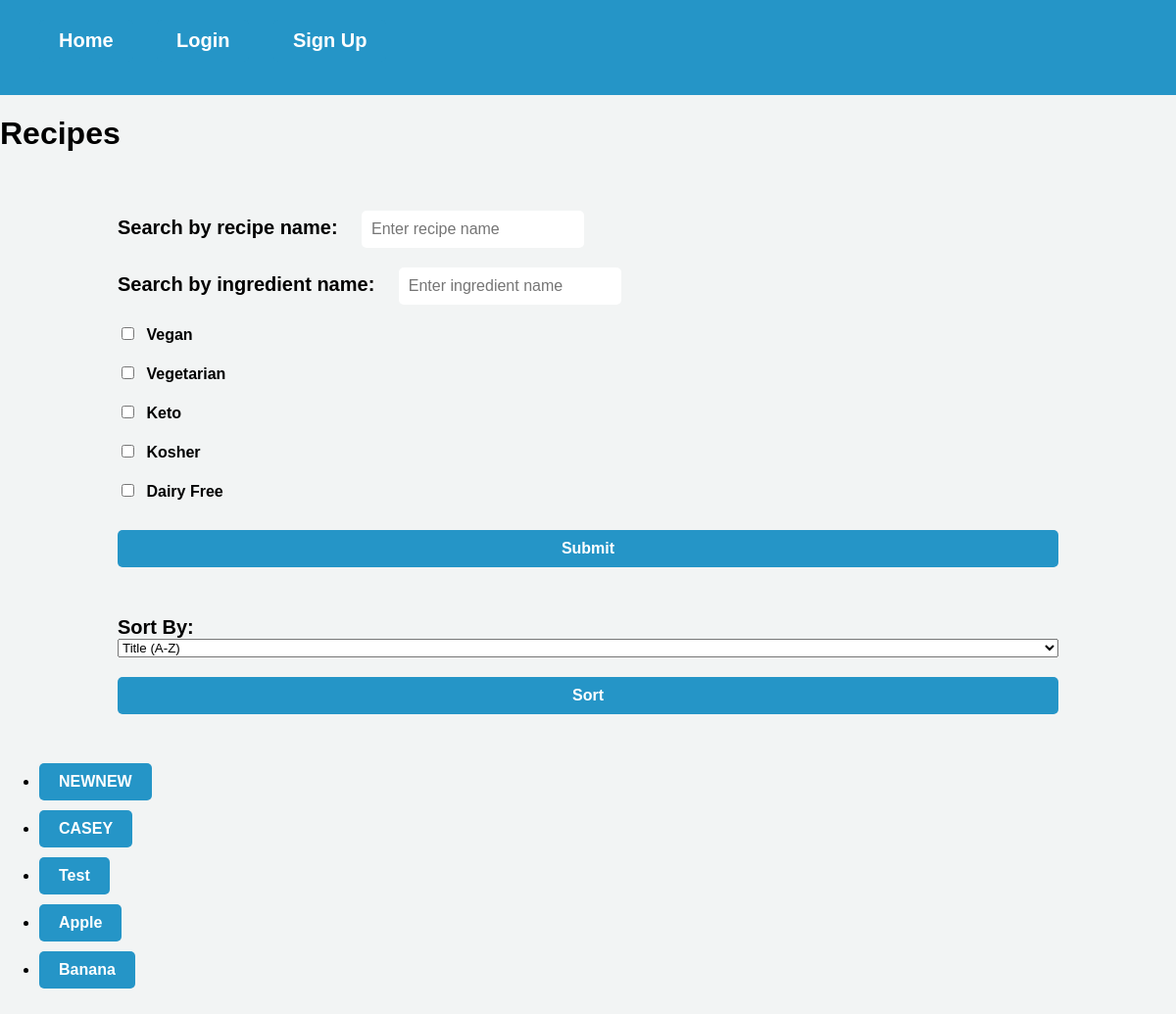
Page /recipes on the committed database.
### website/models.py (models this page shows)
class Recipe(db.Model):
    id = db.Column(db.Integer, primary_key=True)
    user_id = db.Column(db.Integer, db.ForeignKey('user.id'), nullable=False)
    title = db.Column(db.String(128), nullable=False)
    description = db.Column(db.String(512), nullable=False)
    servings = db.Column(db.Integer, nullable=False)
    prep_time = db.Column(db.Integer, nullable=False)
    cook_time = db.Column(db.Integer, nullable=False)
    ingredients = db.relationship('Ingredient', backref='recipe', lazy=True, cascade='all, delete')
    instructions = db.relationship('Instruction', backref='recipe', lazy=True, cascade='all, delete')
    tags = db.relationship('Tags', backref='recipe', lazy=True, cascade='all, delete')
    comments = db.relationship('Comments', backref='recipe', lazy=True, cascade='all, delete-orphan')
    likes = db.Column(db.Integer, default=0)

### website/views.py (the view)
@views.route('/recipes', methods=['GET'])
def recipes():
    recipes = Recipe.query.all()
    return render_template('recipes.html', recipes=recipes, user=current_user)

### website/templates/recipes.html (shortened to what this page needs)
{% extends "base.html" %}
{% block content %}
<link rel="stylesheet" type="text/css" href="{{ url_for('static', filename='recipes.css') }}">
<h1>Recipes</h1>
    <form action="{{ url_for('views.filter') }}" method="GET">
        <div>
            <label for="search">Search by recipe name:</label>
            <input type="text" id="search" name="search" placeholder="Enter recipe name" value="{{ search_query }}">
        </div>
        <div>
            <label for="ingredient_search">Search by ingredient name:</label>
            <input type="text" id="ingredient_search" name="ingredient_search" placeholder="Enter ingredient name" value="{{ ingredient_search_query }}">
        </div>
        <div>
            <input type="checkbox" id="vegan" name="tags" value="Vegan" {% if 'Vegan' in tags %}checked{% endif %}>
            <label for="vegan">Vegan</label>
        </div>
        <div>
            <input type="checkbox" id="vegetarian" name="tags" value="Vegetarian" {% if 'Vegetarian' in tags %}checked{% endif %}>
            <label for="vegetarian">Vegetarian</label>
        </div>
        <div>
            <input type="checkbox" id="keto" name="tags" value="Keto" {% if 'Keto' in tags %}checked{% endif %}>
            <label for="keto">Keto</label>
        </div>
        <div>
            <input type="checkbox" id="kosher" name="tags" value="Kosher" {% if 'Kosher' in tags %}checked{% endif %}>
            <label for="kosher">Kosher</label>
        </div>
        <div>
            <input type="checkbox" id="dairy_free" name="tags" value="Dairy Free" {% if 'Dairy Free' in tags %}checked{% endif %}>
            <label for="dairy_free">Dairy Free</label>
        </div>
        <button type="submit">Submit</button>
    </form>
    <form action="{{ url_for('views.sort_recipes') }}" method="GET">
        <label for="sort">Sort By:</label>
        <select name="sort_option" id="sort">
            <option value="title_asc">Title (A-Z)</option>
        </select>
        <button type="submit">Sort</button>
    </form>
    <ul>
        {% for recipe in recipes %}
            {% if search and search.lower() in recipe.tags %}
                <li><a href="{{ url_for('views.recipe', recipe_id=recipe.id) }}">{{ recipe.title }}</a></li>
            {% elif not search %}
                <li><a href="{{ url_for('views.recipe', recipe_id=recipe.id) }}">{{ recipe.title }}</a></li>
            {% endif %}
        {% endfor %}
    </ul>
{% endblock %}

### website/static/recipes.css (style rules this page uses)
body { background-color: #F2F4F4; font-family: Arial, sans-serif; margin: 0; padding: 0; }
form { display: flex; flex-direction: column; align-items: left; margin: 50px auto; width: 80%; }
form>div { margin: 10px 0; }
label { font-size: 20px; font-weight: bold; margin-right: 20px; }
input[type="text"], input[type="checkbox"] { padding: 10px; border-radius: 5px; border: none; font-size: 16px; }
button[type="submit"] { background-color: #2595C7; border: none; border-radius: 5px; color: white; cursor: pointer; font-size: 16px; font-weight: bold; padding: 10px 20px; text-align: center; text-decoration: none; transition: background-color 0.3s ease-in-out; margin-top: 20px; }
input[type="checkbox"]+label { font-size: 16px; margin-left: 5px; }
a { background-color: #2595C7; border-radius: 5px; color: white; display: inline-block; font-size: 16px; font-weight: bold; padding: 10px 20px; text-align: center; text-decoration: none; transition: background-color 0.3s ease-in-out; margin-bottom: 10px; }

### rows in the picture
Recipe: title "NEWNEW"
Recipe: title "CASEY"
Recipe: title "Test"
Recipe: title "Apple"
Recipe: title "Banana"
